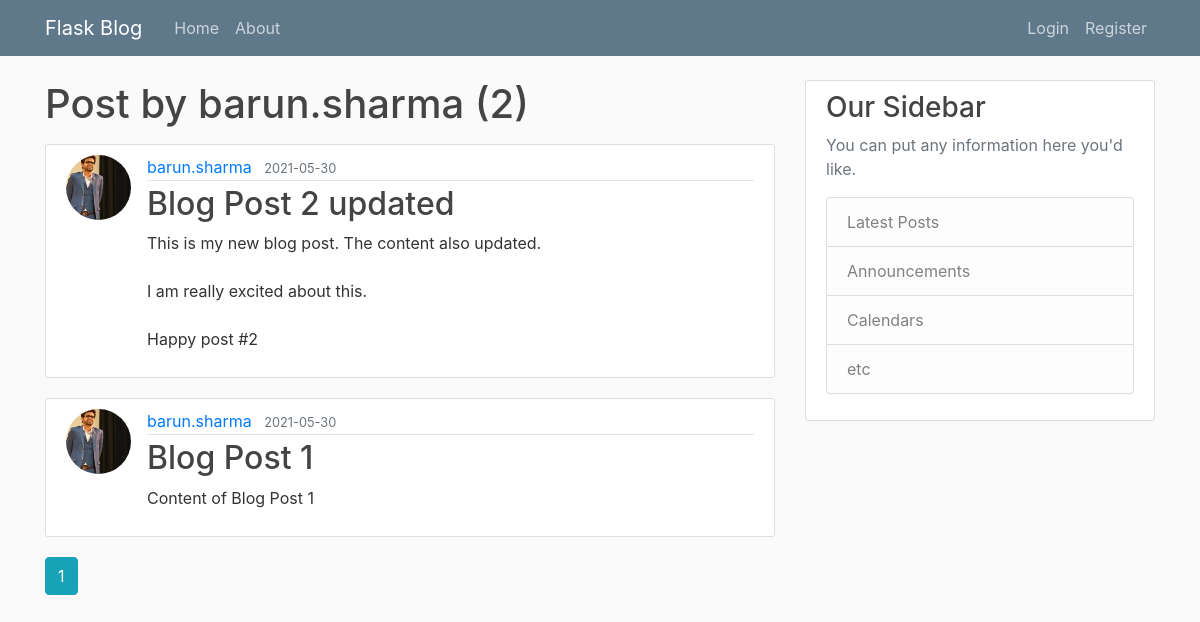
The page /user/barun.sharma on the database as committed earlier.
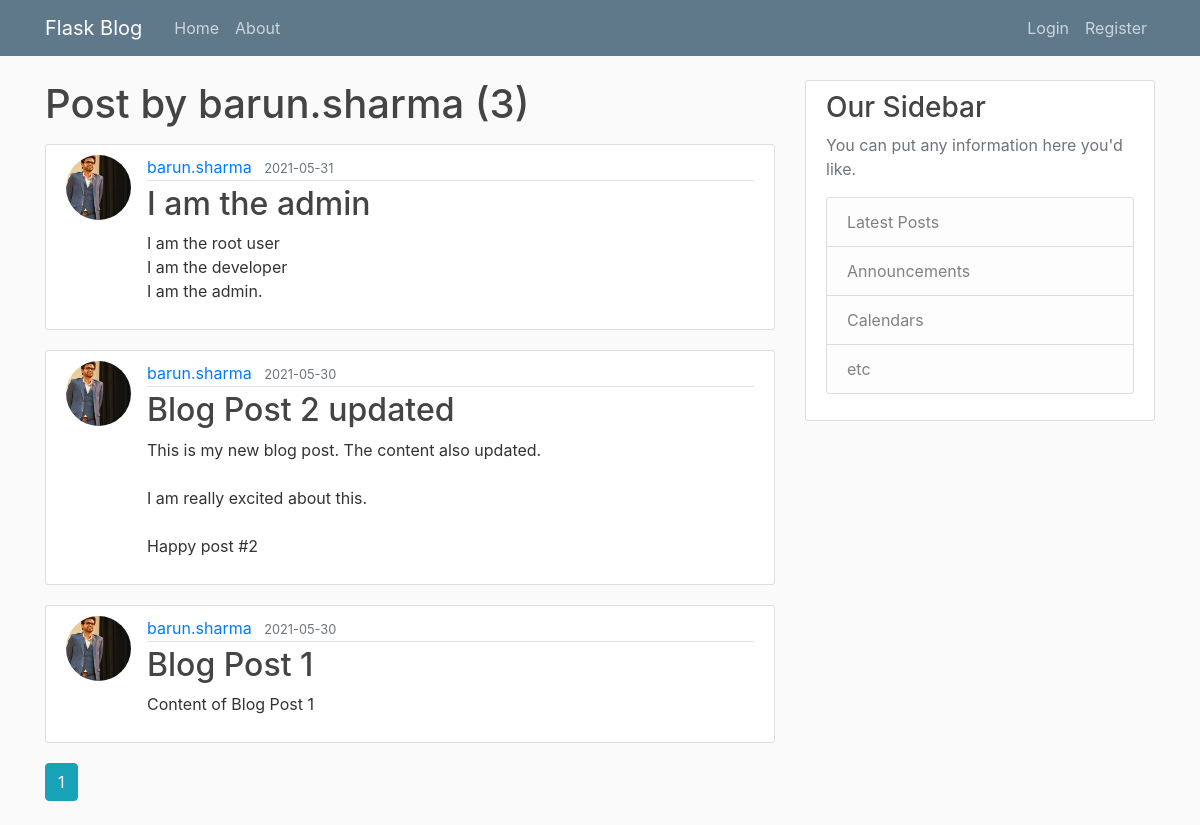
The same page on the database as committed later.
### flaskblog/models.py (models this page shows, shortened)
class Post(db.Model):
    id = db.Column(db.Integer, primary_key=True)
    title = db.Column(db.String(100), nullable=False)
    date_posted = db.Column(db.DateTime, nullable=False, default=datetime.utcnow)
    content = db.Column(db.Text, nullable=False)
    user_id = db.Column(db.Integer, db.ForeignKey('user.id'), nullable=False)

class User(db.Model, UserMixin):
    id = db.Column(db.Integer, primary_key=True)
    username = db.Column(db.String(20), unique=True, nullable=False)
    email = db.Column(db.String(120), unique=True, nullable=False)
    image_file = db.Column(db.String(20), nullable=False, default='default.jpg')
    password = db.Column(db.String(60), nullable=False)
    posts = db.relationship('Post', backref='author', lazy=True)

### flaskblog/routes.py (the view)
@app.route("/user/<string:username>")
def user(username):
    page = request.args.get('page', 1, type=int)
    user = User.query.filter_by(username=username).first_or_404()
    posts = Post.query.filter_by(author=user).\
        order_by(Post.date_posted.desc()).paginate(per_page=5, page=page)
    return render_template('user_posts.html', posts=posts, user=user)

### flaskblog/templates/user_posts.html
{% extends "layout.html" %}
{% block content %}
    <h1 class="mb-3">Post by {{ user.username }} ({{ posts.total }})</h1>
    {% for post in posts.items %}
        <article class="media content-section">
            <img class="rounded-circle article-img" src="{{ url_for('static', filename='profile_pics/' + post.author.image_file) }}">
            <div class="media-body">
                <div class="article-metadata">
                  <a class="mr-2" href="{{ url_for('user', username=post.author.username) }}">{{ post.author.username }}</a>
                  <small class="text-muted">{{ post.date_posted.strftime('%Y-%m-%d') }}</small>
                </div>
                <h2><a class="article-title" href="{{ url_for('post', post_id=post.id) }}">{{ post.title }}</a></h2>
                <p class="article-content">{{ post.content }}</p>
            </div>
        </article>
    {% endfor %}
    {% for page_num in posts.iter_pages(left_edge=1, right_edge=1, left_current=1, right_current=2) %}
        {% if page_num %}
            {% if posts.page == page_num %}
                <a class="btn btn-info mb-4" href="{{ url_for('user', username=user.username, page=page_num) }}">{{ page_num }}</a>
            {% else %}
                <a class="btn btn-outline-info mb-4" href="{{ url_for('user', username=user.username, page=page_num) }}">{{ page_num }}</a>
            {% endif %}
        {% else %}
            ...
        {% endif %}
    {% endfor %}
{% endblock content %}

Rows that differ between the two databases and show on the page:
added Post: image_file (picture), author.username "barun.sharma", date_posted "2021-05-31", title "I am the admin", content "I am the root user I am the developer I am the admin."
Other text that changed with them:
{{ posts.total }}: "2" → "3"
